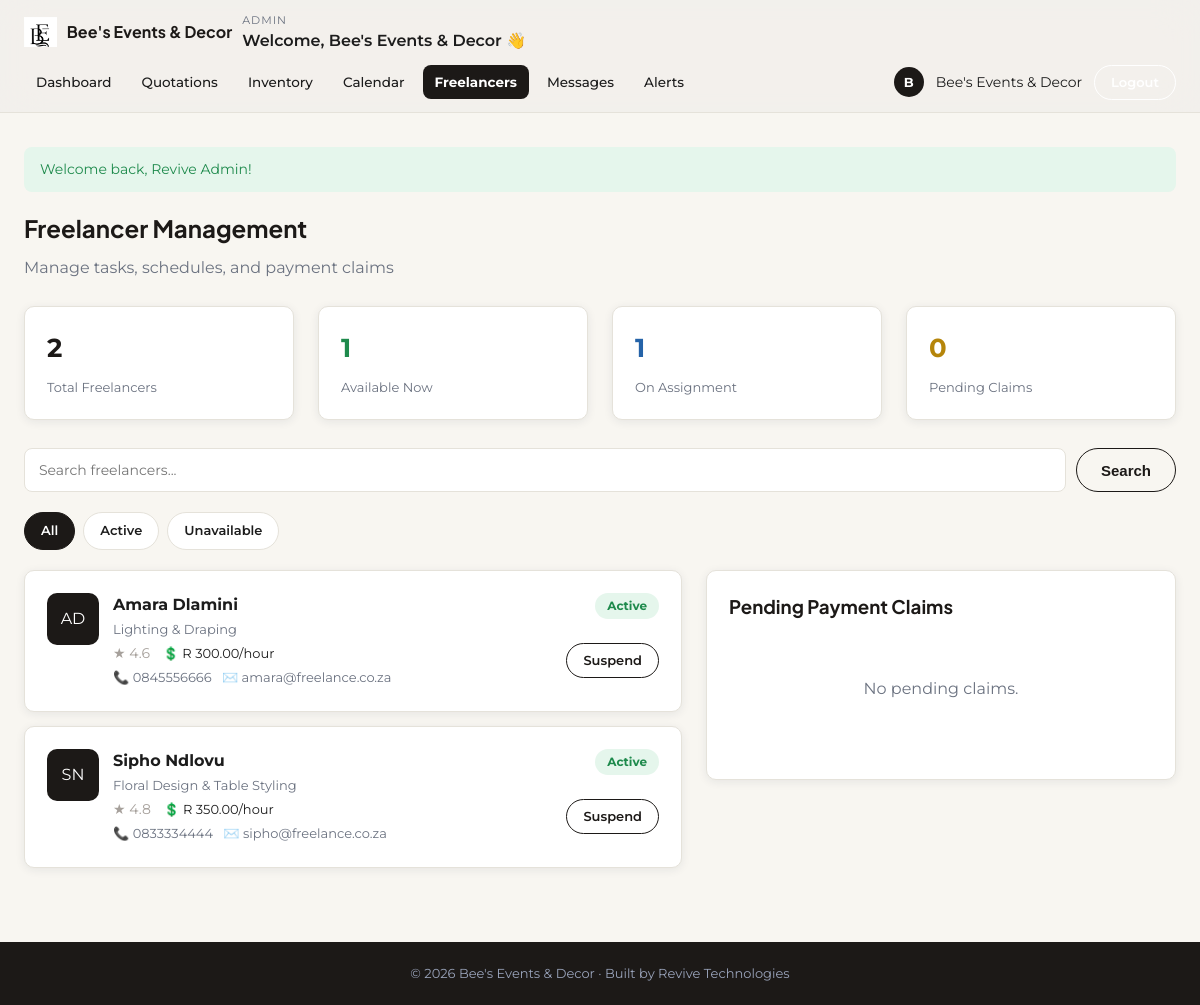
The page /admin/freelancers.php (signed in) on the database its author committed.
### tables this page shows
CREATE TABLE freelancers (
    freelancer_id   INT AUTO_INCREMENT PRIMARY KEY,
    user_id         INT NOT NULL,
    skill           VARCHAR(150) NOT NULL,           
    bio             TEXT,
    hourly_rate     DECIMAL(10,2) DEFAULT 0.00,
    rating          DECIMAL(3,2) DEFAULT 0.00,       
    portfolio_files TEXT DEFAULT NULL,               
    FOREIGN KEY (user_id) REFERENCES users(user_id) ON DELETE CASCADE
);

CREATE TABLE users (
    user_id     INT AUTO_INCREMENT PRIMARY KEY,
    full_name   VARCHAR(120)  NOT NULL,
    email       VARCHAR(150)  NOT NULL UNIQUE,
    phone       VARCHAR(30)   DEFAULT NULL,
    password    VARCHAR(255)  NOT NULL,            
    role        ENUM('client','freelancer','admin') NOT NULL DEFAULT 'client',
    status      ENUM('active','suspended')  NOT NULL DEFAULT 'active',
    created_at  DATETIME NOT NULL DEFAULT CURRENT_TIMESTAMP
);

### includes/functions.php (called while the page is built, shortened)
<?php
function h($string) {
    return htmlspecialchars($string ?? '', ENT_QUOTES, 'UTF-8');
}
function rand_format($amount) {
    return 'R ' . number_format((float)$amount, 2);
}

### admin/freelancers.php (the view, shortened to what this page needs)
<?php
require_once '../includes/functions.php';
require_once '../includes/auth_check.php';
$search = trim($_GET['q'] ?? '');
$filter = $_GET['filter'] ?? 'all';
$sql = "SELECT f.*, u.full_name, u.email, u.phone, u.status FROM freelancers f JOIN users u ON f.user_id = u.user_id WHERE 1=1";
$params = [];
$sql .= ' ORDER BY u.full_name ASC';
$stmt = $pdo->prepare($sql);
$stmt->execute($params);
$freelancers = $stmt->fetchAll();
$total_freelancers = $pdo->query("SELECT COUNT(*) FROM users WHERE role='freelancer'")->fetchColumn();
$available_now = $pdo->query(
    "SELECT COUNT(*) FROM users u JOIN freelancers f ON u.user_id=f.user_id
     WHERE u.status='active' AND f.freelancer_id NOT IN (SELECT freelancer_id FROM bookings WHERE freelancer_id IS NOT NULL AND status='confirmed')"
)->fetchColumn();
$on_assignment = $pdo->query("SELECT COUNT(DISTINCT freelancer_id) FROM bookings WHERE status='confirmed' AND freelancer_id IS NOT NULL")->fetchColumn();
$pending_claims = $pdo->query("SELECT COUNT(*) FROM payments WHERE status='pending'")->fetchColumn();
$claims = $pdo->query(
    "SELECT p.*, u.full_name, b.event_type FROM payments p
     JOIN freelancers f ON p.freelancer_id = f.freelancer_id
     JOIN users u ON f.user_id = u.user_id
     JOIN bookings b ON p.booking_id = b.booking_id
     WHERE p.status = 'pending' ORDER BY p.claim_date DESC"
)->fetchAll();
include '../includes/header_dashboard.php';
?>
<div class="page-head">
    <div><h2>Freelancer Management</h2><p>Manage tasks, schedules, and payment claims</p></div>
</div>
<div class="grid grid-4" style="margin-bottom:28px;">
    <div class="card stat-card"><div class="num"><?php echo (int)$total_freelancers; ?></div><div class="label">Total Freelancers</div></div>
    <div class="card stat-card"><div class="num" style="color:var(--success);"><?php echo (int)$available_now; ?></div><div class="label">Available Now</div></div>
    <div class="card stat-card"><div class="num" style="color:var(--info);"><?php echo (int)$on_assignment; ?></div><div class="label">On Assignment</div></div>
    <div class="card stat-card"><div class="num" style="color:var(--warning);"><?php echo (int)$pending_claims; ?></div><div class="label">Pending Claims</div></div>
</div>
<form method="GET" action="freelancers.php" class="search-box">
    <input type="text" name="q" placeholder="Search freelancers..." value="<?php echo h($search); ?>">
    <button type="submit" class="btn btn-outline">Search</button>
</form>
<div class="tab-filter">
    <a href="?filter=all" class="<?php echo $filter==='all'?'active':''; ?>">All</a>
    <a href="?filter=active" class="<?php echo $filter==='active'?'active':''; ?>">Active</a>
    <a href="?filter=unavailable" class="<?php echo $filter==='unavailable'?'active':''; ?>">Unavailable</a>
</div>
<div class="two-col">
    <div>
        <?php if (empty($freelancers)): ?>
            <div class="card empty-state">No freelancers found.</div>
        <?php else: foreach ($freelancers as $f): ?>
        <div class="card" style="margin-bottom:14px;">
            <div style="display:flex;justify-content:space-between;flex-wrap:wrap;gap:10px;">
                <div style="display:flex;gap:14px;">
                    <div class="avatar" style="width:52px;height:52px;font-size:16px;background:var(--navy);color:#fff;border-radius:10px;display:flex;align-items:center;justify-content:center;">
                        <?php
                        $parts = explode(' ', $f['full_name']);
                        echo strtoupper(substr($parts[0],0,1) . substr($parts[count($parts)-1] ?? '',0,1));
                        ?>
                    </div>
                    <div>
                        <strong><?php echo h($f['full_name']); ?></strong><br>
                        <span style="font-size:13px;color:var(--text-muted);"><?php echo h($f['skill']); ?></span><br>
                        <span class="stars">★ <?php echo number_format($f['rating'],1); ?></span>
                        &nbsp; <span style="font-size:13px;">💲 <?php echo rand_format($f['hourly_rate']); ?>/hour</span><br>
                        <span style="font-size:13px;color:var(--text-muted);">📞 <?php echo h($f['phone']); ?> &nbsp; ✉️ <?php echo h($f['email']); ?></span>
                    </div>
                </div>
                <div style="text-align:right;">
                    <span class="pill pill-<?php echo $f['status']==='active'?'active':'suspended'; ?>"><?php echo ucfirst($f['status']); ?></span><br><br>
                    <a href="?toggle_status=<?php echo (int)$f['user_id']; ?>" class="btn btn-outline btn-sm">
                        <?php echo $f['status']==='active' ? 'Suspend' : 'Activate'; ?>
                    </a>
                </div>
            </div>
        </div>
        <?php endforeach; endif; ?>
    </div>
    <div class="card">
        <h3>Pending Payment Claims</h3>
        <?php if (empty($claims)): ?>
            <p class="empty-state">No pending claims.</p>
        <?php else: foreach ($claims as $c): ?>
            <div style="border-bottom:1px solid var(--border);padding:14px 0;">
                <div style="display:flex;justify-content:space-between;">
                    <strong><?php echo h($c['full_name']); ?></strong>
                    <span class="pill pill-pending">Pending</span>
                </div>
                <p style="font-size:13px;color:var(--text-muted);margin:4px 0;"><?php echo h($c['event_type']); ?></p>
                <div style="font-size:18px;font-weight:700;color:var(--navy);margin-bottom:8px;"><?php echo rand_format($c['amount']); ?></div>
                <a href="?approve_payment=<?php echo (int)$c['payment_id']; ?>" class="btn btn-success btn-sm">Approve</a>
                <a href="?reject_payment=<?php echo (int)$c['payment_id']; ?>" class="btn btn-danger btn-sm">Reject</a>
            </div>
        <?php endforeach; endif; ?>
    </div>
</div>
<?php include '../includes/footer_dashboard.php'; ?>

### assets/css/style.css (style rules this page uses)
:root { --font-heading: 'Plus Jakarta Sans', 'Segoe UI', Arial, sans-serif; --font-body: 'Montserrat', 'Segoe UI', Arial, sans-serif; --font-script: 'Playball', cursive; --navy: #1c1917; --navy-light: #2a2522; --gold: #a6a09b; --gold-light: #cbc5be; --cream: #f8f6f1; --text-dark: #1c1c1c; --text-muted: #6b7280; --border: #e5e2da; --success: #1e8a4c; --success-bg: #e5f6ec; --warning: #b5850a; --warning-bg: #fdf3d9; --danger: #c23b3b; --danger-bg: #fbe6e6; --info: #2563a8; --info-bg: #e6f0fb; --radius: 10px; --shadow: 0 2px 10px rgba(22, 35, 63, 0.08); }
* { box-sizing: border-box; }
body { margin: 0; font-family: var(--font-body); background: var(--cream); color: var(--text-dark); line-height: 1.5; min-height: 100vh; display: flex; flex-direction: column; }
h1, h2, h3, h4 { font-family: var(--font-heading); margin: 0 0 .4em 0; color: var(--navy); }
a { color: inherit; text-decoration: none; }
.btn { display: inline-block; padding: 12px 24px; border-radius: 999px; border: none; font-size: 15px; font-weight: 600; cursor: pointer; text-align: center; transition: transform .15s ease, opacity .15s ease; }
.btn-outline { background: transparent; border: 1.5px solid var(--navy); color: var(--navy); }
.btn-sm { padding: 7px 16px; font-size: 13px; }
.grid { display: grid; gap: 24px; }
.grid-4 { grid-template-columns: repeat(4, 1fr); }
.card { background: #fff; border: 1px solid var(--border); border-radius: var(--radius); box-shadow: var(--shadow); padding: 22px; }
.stars { color: var(--gold); font-size: 14px; }
input[type=text], input[type=email], input[type=password], input[type=tel], input[type=date], input[type=number], textarea, select { width: 100%; padding: 12px 14px; border-radius: 8px; border: 1px solid var(--border); background: #fff; font-size: 14px; font-family: inherit; }
.page-head { display: flex; justify-content: space-between; align-items: flex-start; margin-bottom: 26px; flex-wrap: wrap; gap: 14px; }
.page-head p { color: var(--text-muted); margin: 4px 0 0 0; }
.stat-card { display: flex; flex-direction: column; gap: 10px; }
.stat-card .num { font-size: 26px; font-weight: 700; color: var(--navy); }
.stat-card .label { color: var(--text-muted); font-size: 13px; }
.pill { display: inline-block; padding: 4px 12px; border-radius: 999px; font-size: 12px; font-weight: 700; }
.pill-confirmed, .pill-accepted, .pill-approved, .pill-active, .pill-paid, .pill-completed { background: var(--success-bg); color: var(--success); }
.tab-filter { display: flex; gap: 8px; margin-bottom: 20px; flex-wrap: wrap; }
.tab-filter a { padding: 8px 16px; border-radius: 999px; background: #fff; border: 1px solid var(--border); font-size: 13px; font-weight: 600; color: var(--text-dark); }
.tab-filter a.active { background: var(--navy); color: #fff; border-color: var(--navy); }
.search-box { display: flex; gap: 10px; margin-bottom: 20px; }
.search-box input { flex: 1; }
.two-col { display: grid; grid-template-columns: 1.4fr 1fr; gap: 24px; align-items: start; }
.empty-state { text-align: center; padding: 40px; color: var(--text-muted); }

### rows shown on the page
freelancers: user.full_name "AD", user.full_name "Amara Dlamini", skill "Lighting & Draping", rating "4.6", hourly_rate "R 300.00", user.phone "0845556666", user.email "amara@freelance.co.za", user.status "Active"
freelancers: user.full_name "SN", user.full_name "Sipho Ndlovu", skill "Floral Design & Table Styling", rating "4.8", hourly_rate "R 350.00", user.phone "0833334444", user.email "sipho@freelance.co.za", user.status "Active"

### other values the page prints
$portal_labels[$dash_role] "ADMIN"
$item['label'] "Dashboard"
$item['label'] "Quotations"
$item['label'] "Inventory"
$item['label'] "Calendar"
$item['label'] "Freelancers"
$item['label'] "Messages"
$item['label'] "Alerts"
substr($display_name, 0, 1) "B"
$display_name "Bee's Events & Decor"
$flash['message'] "Welcome back, Revive Admin!"
$total_freelancers "2"
$available_now "1"
$on_assignment "1"
$pending_claims "0"
